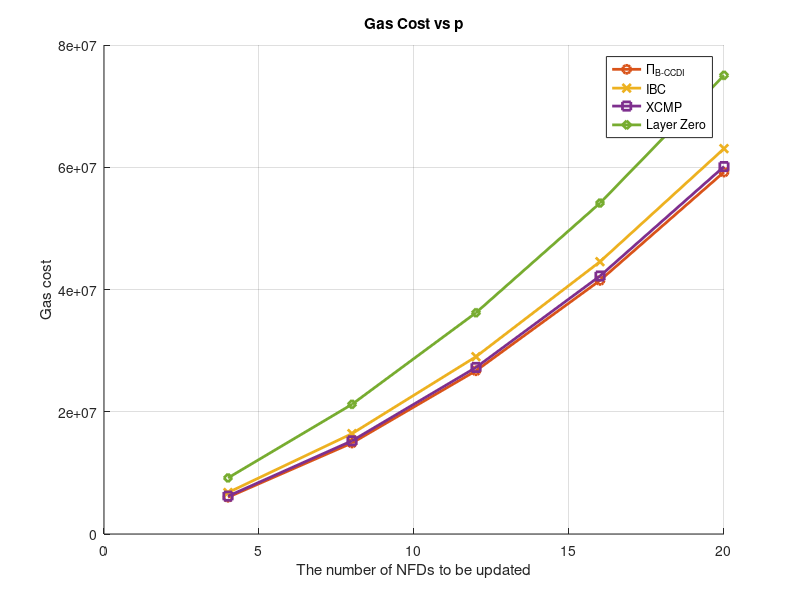

This chart was generated by the following MATLAB code:
p = [4, 8, 12, 16, 20];

% Gas cost calculations
ccnfdt_total_gas_overhead = p .*548292 + ((p-1) .*p / 2 .*184496+91467+p*165848) + p .*303793 + p .*185258;
ibc_total_gas_overhead = p .*244282*4+p .*(115964+25506+45232+22321)*2+((p-1) .*p/2 .*184496+91467) ;
xcmp_total_gas_overhead = p .*244282*4+p .*115964*2+ p*19718*2+ (p-1) .*p/2 .*184496 + 91467;
layer_zero_total_gas_overhead = p .*244282*4+ p .*(115964+25506+45232+22321)*2+((p-1) .*p/2 .*184496+91467)+p .*299611*2;

% Plot
figure;
hold on;

plot(p, ccnfdt_total_gas_overhead, '-o', 'DisplayName', 'Π_{B-CCDI}', 'Color', [0.8500, 0.3250, 0.0980], 'LineWidth', 2);
plot(p, ibc_total_gas_overhead, '-x', 'DisplayName', 'IBC', 'Color', [0.9290, 0.6940, 0.1250], 'LineWidth', 2);
plot(p, xcmp_total_gas_overhead, '-s', 'DisplayName', 'XCMP', 'Color', [0.4940, 0.1840, 0.5560], 'LineWidth', 2);
plot(p, layer_zero_total_gas_overhead, '-d', 'DisplayName', 'Layer Zero', 'Color', [0.4660, 0.6740, 0.1880], 'LineWidth', 2);

xlabel('The number of NFDs to be updated');
ylabel('Gas cost');
title('Gas Cost vs p');
legend('show');
grid on;
hold off;

% Remove the gray background by setting the 'Color' property to 'white'
ax = gca;
set(ax, 'Color', 'white');
